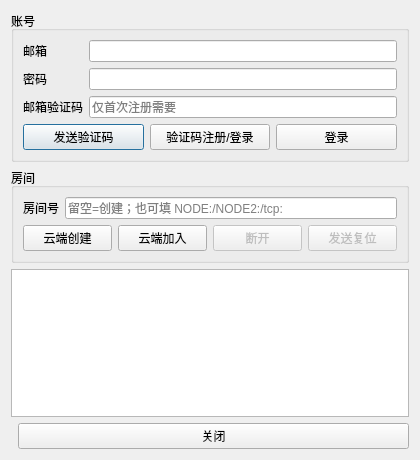
<?xml version="1.0" encoding="UTF-8"?>
<ui version="4.0">
 <class>QGBA::LobbyView</class>
 <widget class="QDialog" name="QGBA::LobbyView">
  <property name="geometry">
   <rect>
    <x>0</x>
    <y>0</y>
    <width>420</width>
    <height>460</height>
   </rect>
  </property>
  <property name="windowTitle">
   <string>联机大厅</string>
  </property>
  <layout class="QVBoxLayout" name="mainLayout">
   <item>
    <widget class="QGroupBox" name="accountGroup">
     <property name="title">
      <string>账号</string>
     </property>
     <layout class="QGridLayout" name="accountLayout">
      <item row="0" column="0">
       <widget class="QLabel" name="emailLabel">
        <property name="text">
         <string>邮箱</string>
        </property>
       </widget>
      </item>
      <item row="0" column="1">
       <widget class="QLineEdit" name="email"/>
      </item>
      <item row="1" column="0">
       <widget class="QLabel" name="passwordLabel">
        <property name="text">
         <string>密码</string>
        </property>
       </widget>
      </item>
      <item row="1" column="1">
       <widget class="QLineEdit" name="password">
        <property name="echoMode">
         <enum>QLineEdit::Password</enum>
        </property>
       </widget>
      </item>
      <item row="2" column="0">
       <widget class="QLabel" name="codeLabel">
        <property name="text">
         <string>邮箱验证码</string>
        </property>
       </widget>
      </item>
      <item row="2" column="1">
       <widget class="QLineEdit" name="code">
        <property name="placeholderText">
         <string>仅首次注册需要</string>
        </property>
       </widget>
      </item>
      <item row="3" column="0" colspan="2">
       <layout class="QHBoxLayout" name="accountButtons">
        <item>
         <widget class="QPushButton" name="sendCode">
          <property name="text">
           <string>发送验证码</string>
          </property>
         </widget>
        </item>
        <item>
         <widget class="QPushButton" name="codeLogin">
          <property name="text">
           <string>验证码注册/登录</string>
          </property>
         </widget>
        </item>
        <item>
         <widget class="QPushButton" name="directLogin">
          <property name="text">
           <string>登录</string>
          </property>
         </widget>
        </item>
       </layout>
      </item>
     </layout>
    </widget>
   </item>
   <item>
    <widget class="QGroupBox" name="roomGroup">
     <property name="title">
      <string>房间</string>
     </property>
     <layout class="QGridLayout" name="roomLayout">
      <item row="0" column="0">
       <widget class="QLabel" name="roomLabel">
        <property name="text">
         <string>房间号</string>
        </property>
       </widget>
      </item>
      <item row="0" column="1">
       <widget class="QLineEdit" name="roomId">
        <property name="placeholderText">
         <string>留空=创建；也可填 NODE:/NODE2:/tcp:</string>
        </property>
       </widget>
      </item>
      <item row="1" column="0" colspan="2">
       <layout class="QHBoxLayout" name="roomButtons">
        <item>
         <widget class="QPushButton" name="createRoom">
          <property name="text">
           <string>云端创建</string>
          </property>
         </widget>
        </item>
        <item>
         <widget class="QPushButton" name="joinRoom">
          <property name="text">
           <string>云端加入</string>
          </property>
         </widget>
        </item>
        <item>
         <widget class="QPushButton" name="disconnect">
          <property name="enabled">
           <bool>false</bool>
          </property>
          <property name="text">
           <string>断开</string>
          </property>
         </widget>
        </item>
        <item>
         <widget class="QPushButton" name="sendReset">
          <property name="enabled">
           <bool>false</bool>
          </property>
          <property name="text">
           <string>发送复位</string>
          </property>
         </widget>
        </item>
       </layout>
      </item>
     </layout>
    </widget>
   </item>
   <item>
    <widget class="QPlainTextEdit" name="status">
     <property name="readOnly">
      <bool>true</bool>
     </property>
     <property name="maximumBlockCount">
      <number>400</number>
     </property>
    </widget>
   </item>
   <item>
    <layout class="QHBoxLayout" name="bottomButtons">
     <item>
      <spacer name="spacer">
       <property name="orientation">
        <enum>Qt::Horizontal</enum>
       </property>
      </spacer>
     </item>
     <item>
      <widget class="QPushButton" name="close">
       <property name="text">
        <string>关闭</string>
       </property>
      </widget>
     </item>
    </layout>
   </item>
  </layout>
 </widget>
 <resources/>
 <connections>
  <connection>
   <sender>close</sender>
   <signal>clicked()</signal>
   <receiver>QGBA::LobbyView</receiver>
   <slot>close()</slot>
  </connection>
 </connections>
</ui>
